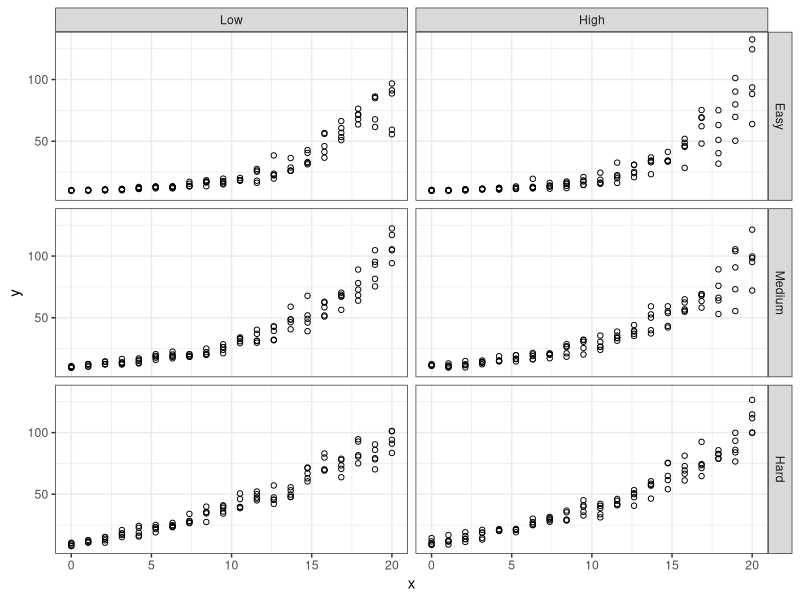
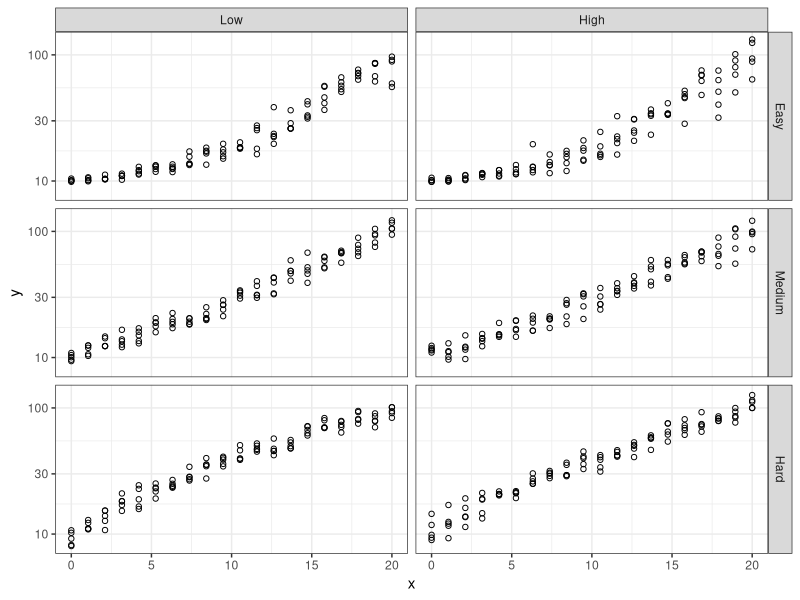
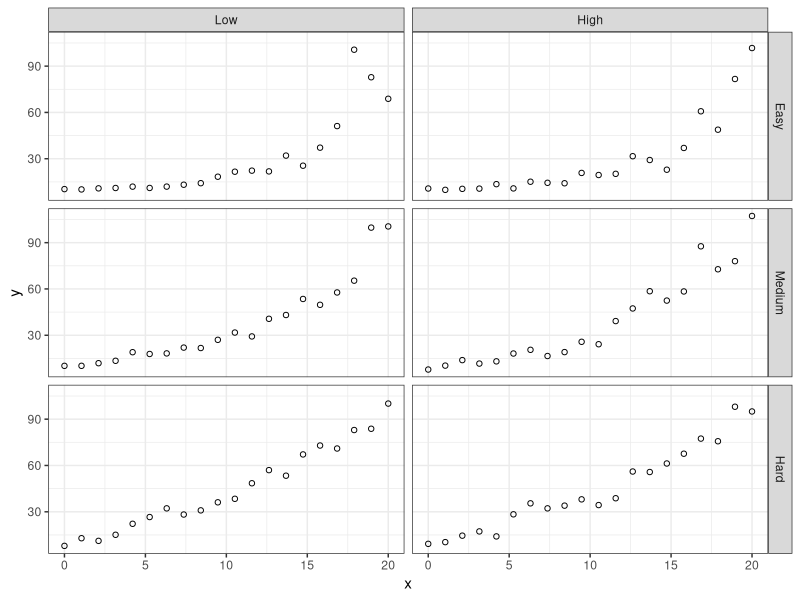
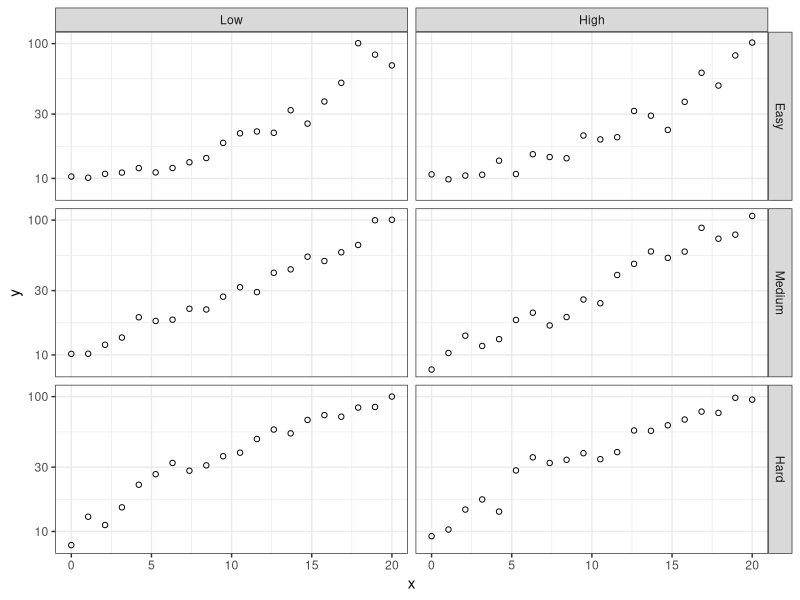

Generate these figures, in order, with R: (Note: a time limit stopped this script after it produced the figures.)
## ---- chunk 1
knitr::opts_chunk$set(echo = T, out.width = "100%", dpi = 300, message = F)
library(knitr)
require(tidyverse)
require(gridExtra)
require(scales)
library(purrr)

expSim <- function(xMid, sigma, N = 20, nReps, xRange = c(0,20), yRange = c(10,100)){
  
  lineData   <- tibble(xLine = seq(xRange[1],xRange[2],0.1),
                       yLine = ((yRange[1]-yRange[2])/(xRange[2]-xRange[1]))*(xLine-xRange[1])+yRange[2])
  pointsData <- tibble(xPoint = c(xRange[1], (xMid-0.1), (xMid+0.1), xRange[2]),
                       yPoint = c(yRange[1], lineData$yLine[lineData$xLine == xMid], lineData$yLine[lineData$xLine == xMid], yRange[2]))
  
  
  lm.fit <- lm(log(yPoint) ~ xPoint, data = pointsData)
  alpha.0  <- exp(coef(lm.fit)[1]) %>% as.numeric()
  beta.0   <- coef(lm.fit)[2] %>% as.numeric()
  theta.0 <- min(pointsData$yPoint) * 0.5  
  start <- list(alpha = alpha.0, beta = beta.0, theta = theta.0)
  nonlinear.fit   <- nls(yPoint ~ alpha * exp(beta * xPoint) + theta , data = pointsData, start = start)
  alpha <- (coef(nonlinear.fit)[1] %>% as.numeric())/(exp((sigma^2)/2))
  beta <- coef(nonlinear.fit)[2] %>% as.numeric()
  theta <- coef(nonlinear.fit)[3] %>% as.numeric()
  
  expData <- tibble(x = rep(seq(xRange[1],xRange[2], length.out = N), nReps),
                    y = alpha*exp(beta*x + rnorm(N*nReps,0,sigma)) + theta)
  return(expData)
}

# Evaluate Fit ---------------------------------------------------------------------

calcLOF <- 
  function(sim.data){
    if(nrow(sim.data)/length(unique(sim.data$x)) > 1){
    lof.mod <- lm(y ~ as.factor(x), data = sim.data)
    lof <- anova(lof.mod) %>% 
      broom::tidy() %>%
      filter(term == "as.factor(x)") %>%
      select(statistic)
    } else {
      lof.mod <- NULL
      lof <- NULL
    }
    return(lof)
  }
## ---- chunk 2
#Identify parameters
parmCombos <- data.frame(Curvature = c("Hard", "Hard", "Medium", "Medium", "Easy", "Easy"),
                         Variability = c("Low", "High", "Low", "High", "Low", "High"),
                         # beta  = c(0.07, 0.07, 0.15, 0.15, 0.3, 0.3),
                         xMid  = c(11.8,  11.8,   13,   13,   14.5,  14.5),
                         sigma = c(0.07, 0.09, 0.14, 0.18, 0.25, 0.33)
                         )
# parmCombos %>% kable(format = "pandoc")
## ---- chunk 3
simData5 <- parmCombos %>%
                  mutate(data = pmap(list(xMid,sigma,nReps = 5),expSim)) %>%
                  unnest(data)

simData5 %>%
  mutate(Curvature = factor(Curvature, levels = c("Easy", "Medium", "Hard"))) %>%
  mutate(Variability = factor(Variability, levels = c("Low", "High"))) %>%
  ggplot(aes(x = x, y = y)) +
  geom_point(shape = 1) +
  theme_bw() +
  facet_grid(Curvature ~ Variability)

simData5 %>%
  mutate(Curvature = factor(Curvature, levels = c("Easy", "Medium", "Hard"))) %>%
  mutate(Variability = factor(Variability, levels = c("Low", "High"))) %>%
  ggplot(aes(x = x, y = y)) +
  geom_point(shape = 1) +
  theme_bw() +
  facet_grid(Curvature ~ Variability) +
  scale_y_continuous(trans = "log10")
## ---- chunk 4
simData1 <- parmCombos %>%
                  mutate(data = pmap(list(xMid,sigma,nReps = 1),expSim)) %>%
                  unnest(data)

simData1 %>%
  mutate(Curvature = factor(Curvature, levels = c("Easy", "Medium", "Hard"))) %>%
  mutate(Variability = factor(Variability, levels = c("Low", "High"))) %>%
  ggplot(aes(x = x, y = y)) +
  geom_point(shape = 1) +
  theme_bw() +
  facet_grid(Curvature ~ Variability)

simData1 %>%
  mutate(Curvature = factor(Curvature, levels = c("Easy", "Medium", "Hard"))) %>%
  mutate(Variability = factor(Variability, levels = c("Low", "High"))) %>%
  ggplot(aes(x = x, y = y)) +
  geom_point(shape = 1) +
  theme_bw() +
  facet_grid(Curvature ~ Variability) +
  scale_y_continuous(trans = "log10")
## ---- chunk 5

lofData <- parmCombos %>%
                  expand_grid(replicate = seq(1,1000,1)) %>%
                  mutate(data = pmap(list(xMid,sigma,nReps = 10),expSim)) %>%
                  mutate(lof = map(data, calcLOF)) %>%
                  unnest(lof)

# Compare Varability within Curvature
lofData %>%
  mutate(Curvature = factor(Curvature, levels = c("Easy", "Medium", "Hard"))) %>%
  mutate(Variability = factor(Variability, levels = c("Low", "High"))) %>%
  ggplot(aes(x = statistic, fill = Variability, color = Variability)) +
  geom_density(alpha = 0.7) +
  scale_fill_brewer(palette = "Paired") + 
  scale_color_brewer(palette = "Paired") + 
  theme_bw() +
  facet_wrap(~Curvature, scale = "free") + 
  ggtitle("Lack of Fit by Difficulty Level \n Exponential with Multiplicative Error")

# Compare Curvature within Varability
lofData %>%
  mutate(Curvature = factor(Curvature, levels = c("Easy", "Medium", "Hard"))) %>%
  mutate(Variability = factor(Variability, levels = c("Low", "High"))) %>%
  ggplot(aes(x = statistic, fill = Curvature, color = Curvature)) +
  geom_density(alpha = 0.7) +
  scale_fill_brewer(palette = "Paired") + 
  scale_color_brewer(palette = "Paired") + 
  theme_bw() +
  facet_wrap(~Variability, scale = "free") + 
  ggtitle("Lack of Fit by Difficulty Level \n Exponential with Multiplicative Error")
